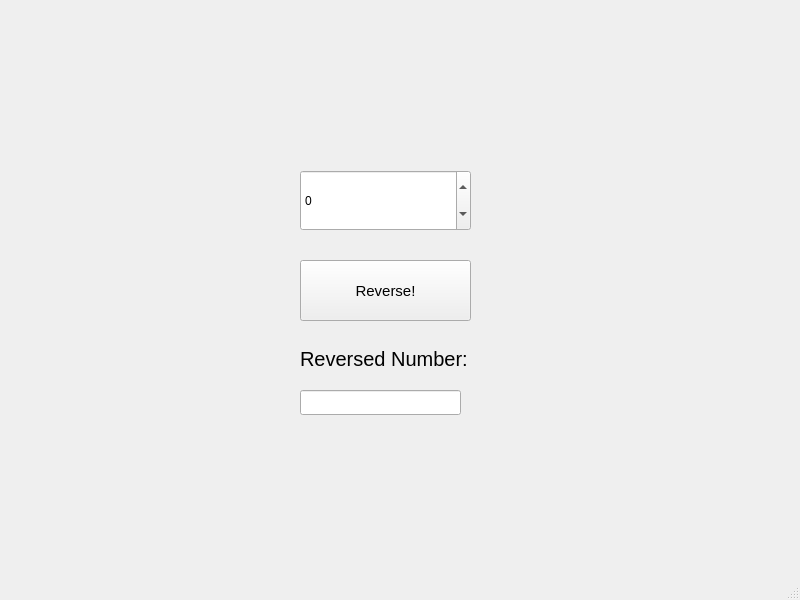
<?xml version="1.0" encoding="UTF-8"?>
<ui version="4.0">
 <class>MainWindow</class>
 <widget class="QMainWindow" name="MainWindow">
  <property name="geometry">
   <rect>
    <x>0</x>
    <y>0</y>
    <width>800</width>
    <height>600</height>
   </rect>
  </property>
  <property name="windowTitle">
   <string>MainWindow</string>
  </property>
  <widget class="QWidget" name="centralwidget">
   <widget class="QSpinBox" name="spinBox">
    <property name="geometry">
     <rect>
      <x>300</x>
      <y>170</y>
      <width>171</width>
      <height>61</height>
     </rect>
    </property>
    <property name="minimum">
     <number>-1000</number>
    </property>
    <property name="maximum">
     <number>1000</number>
    </property>
   </widget>
   <widget class="QPushButton" name="reverseButton">
    <property name="geometry">
     <rect>
      <x>300</x>
      <y>260</y>
      <width>171</width>
      <height>61</height>
     </rect>
    </property>
    <property name="font">
     <font>
      <pointsize>11</pointsize>
     </font>
    </property>
    <property name="text">
     <string>Reverse!</string>
    </property>
   </widget>
   <widget class="QLineEdit" name="lineEdit">
    <property name="geometry">
     <rect>
      <x>300</x>
      <y>390</y>
      <width>161</width>
      <height>25</height>
     </rect>
    </property>
   </widget>
   <widget class="QLabel" name="label">
    <property name="geometry">
     <rect>
      <x>300</x>
      <y>350</y>
      <width>181</width>
      <height>17</height>
     </rect>
    </property>
    <property name="font">
     <font>
      <pointsize>15</pointsize>
     </font>
    </property>
    <property name="text">
     <string>Reversed Number:</string>
    </property>
   </widget>
  </widget>
  <widget class="QMenuBar" name="menubar">
   <property name="geometry">
    <rect>
     <x>0</x>
     <y>0</y>
     <width>800</width>
     <height>22</height>
    </rect>
   </property>
  </widget>
  <widget class="QStatusBar" name="statusbar"/>
 </widget>
 <resources/>
 <connections/>
</ui>
